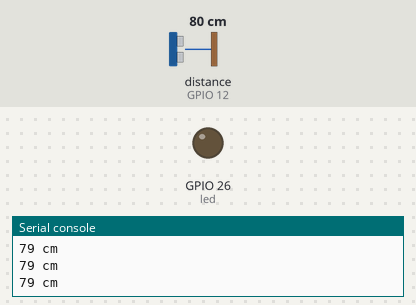
Recording of a program running on a simulated ESP32 board running MicroPython. Parts: output pins drawn as LEDs (lit = HIGH), the last lines printed to the serial console. Dashed ring = blinking. Inputs (shaded band) come from the test bench; at power-on: distance to the obstacle (sensor on GPIO 12) 80 cm. The echo pulse lasts 58.3 µs per cm; pins used as bus, display or sensor lines are not drawn.

Above: at 3.2 s.
3.3 s: distance to the obstacle (sensor on GPIO 12) set to 34 cm
4.8 s: distance to the obstacle (sensor on GPIO 12) set to 27 cm
At 5.09 s:
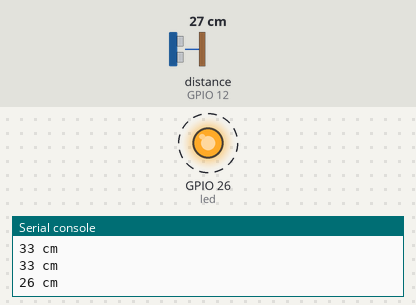
7.8 s: distance to the obstacle (sensor on GPIO 12) set to 12 cm
10.8 s: distance to the obstacle (sensor on GPIO 12) set to 9 cm
At 11.6 s:
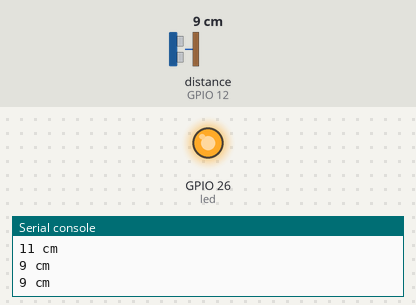
12.5 s: distance to the obstacle (sensor on GPIO 12) set to 18 cm
At 12.82 s:
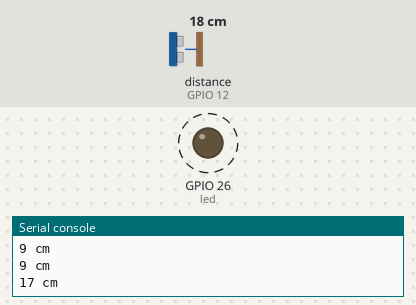
Timing chart, 0 to 16.5 s (numbered marks = the images above; inputs shaded):
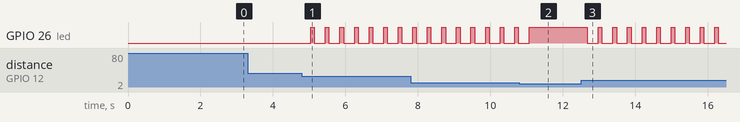

Measured:
- the behaviour switches between 31 and 30 cm on distance to the obstacle (sensor on GPIO 12) (found by bisection; images 0 and 1)
- the behaviour switches between 11 and 10 cm on distance to the obstacle (sensor on GPIO 12) (found by bisection; images 1 and 2)
- after the input at 4.8 s, GPIO 26 (led): alternates HIGH for 0.10 s and LOW for 0.30 s, starting after 0.24 s
- after the input at 10.8 s, GPIO 26 (led): goes on until 11.1 s, then stays HIGH
- after the input at 12.5 s, GPIO 26 (led): alternates HIGH for 0.10 s and LOW for 0.30 s, starting after 0.18 s

The program:

design_parking.py
```python
from machine import Pin
import time

trig = Pin(13, Pin.OUT)
echo = Pin(12, Pin.IN)
led = Pin(26, Pin.OUT)


def get_distance():
    trig.value(1)
    time.sleep_us(10)
    trig.value(0)
    while not echo.value():
        pass
    start = time.ticks_us()
    while echo.value():
        pass
    stop = time.ticks_us()
    t = time.ticks_diff(stop, start) // 2
    return int(340 * t // 10000)


time.sleep(2)
while True:
    d = get_distance()
    print(d, "cm")
    if d < 10:
        led.value(1)
    elif d < 30:
        led.value(1)
        time.sleep_ms(100)
        led.value(0)
    else:
        led.value(0)
    time.sleep_ms(300)
```
